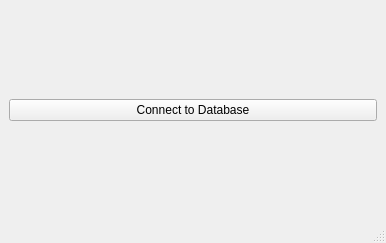
<?xml version="1.0" encoding="UTF-8"?>
<ui version="4.0">
 <class>MainWindow</class>
 <widget class="QMainWindow" name="MainWindow">
  <property name="geometry">
   <rect>
    <x>0</x>
    <y>0</y>
    <width>386</width>
    <height>243</height>
   </rect>
  </property>
  <property name="windowTitle">
   <string>Database Connector</string>
  </property>
  <widget class="QWidget" name="centralwidget">
   <layout class="QGridLayout" name="gridLayout">
    <item row="0" column="0">
     <widget class="QPushButton" name="pushButton_connect">
      <property name="text">
       <string>Connect to Database</string>
      </property>
     </widget>
    </item>
   </layout>
  </widget>
  <widget class="QMenuBar" name="menubar">
   <property name="geometry">
    <rect>
     <x>0</x>
     <y>0</y>
     <width>386</width>
     <height>21</height>
    </rect>
   </property>
  </widget>
  <widget class="QStatusBar" name="statusbar"/>
 </widget>
 <resources/>
 <connections/>
</ui>
